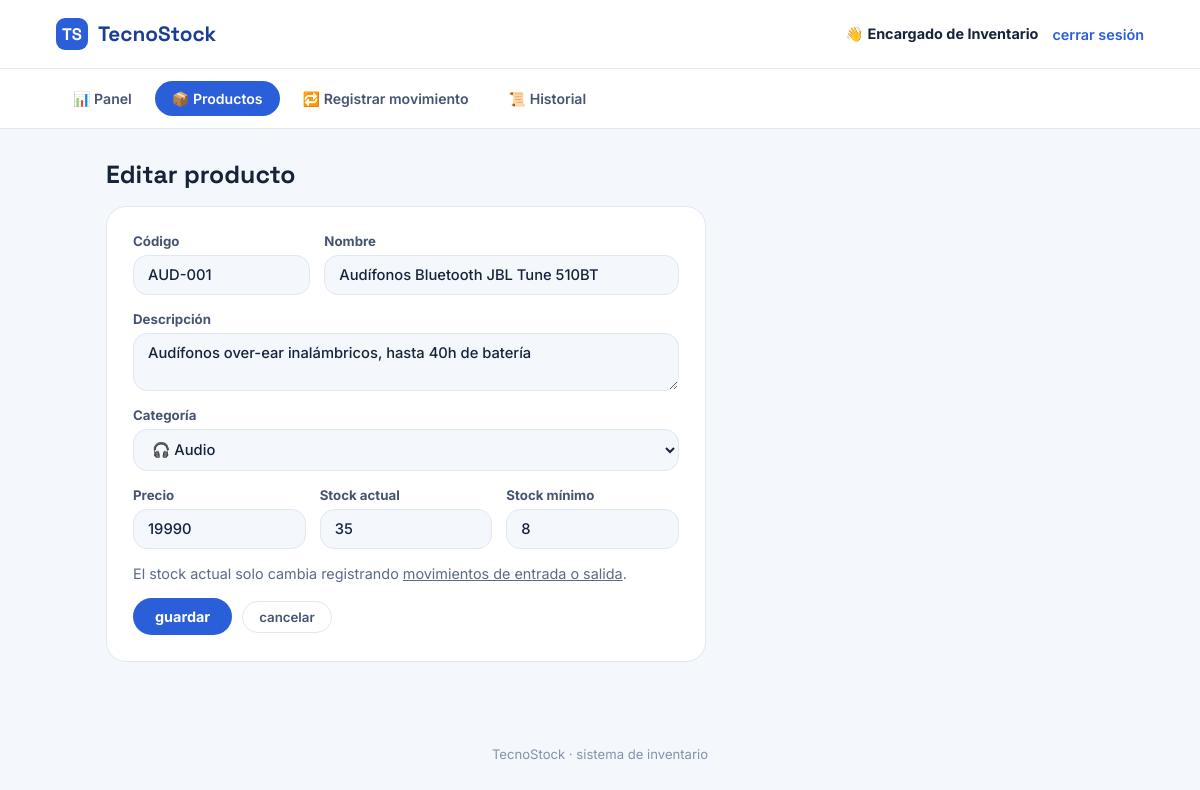
The page /producto_form.php?id=1 (signed in) on the database its author committed.
### tables this page shows
CREATE TABLE productos (
    id_producto     INT AUTO_INCREMENT PRIMARY KEY,
    codigo          VARCHAR(20) NOT NULL UNIQUE,       
    nombre          VARCHAR(120) NOT NULL,
    descripcion     VARCHAR(255),
    precio          DECIMAL(10,0) NOT NULL CHECK (precio >= 0),
    stock_actual    INT NOT NULL DEFAULT 0 CHECK (stock_actual >= 0),
    stock_minimo    INT NOT NULL DEFAULT 0 CHECK (stock_minimo >= 0),
    estado          ENUM('activo','inactivo') NOT NULL DEFAULT 'activo',
    id_categoria    INT NOT NULL,
    FOREIGN KEY (id_categoria) REFERENCES categorias(id_categoria)
);

CREATE TABLE categorias (
    id_categoria  INT AUTO_INCREMENT PRIMARY KEY,
    nombre        VARCHAR(60) NOT NULL,
    descripcion   VARCHAR(150),
    estado        ENUM('activo','inactivo') NOT NULL DEFAULT 'activo'
);

### helpers.php (called while the page is built, shortened)
<?php
function iconoCategoria(string $nombre): string {
    $n = mb_strtolower($nombre);
    if (str_contains($n, 'audio'))          return '🎧';
    if (str_contains($n, 'carga'))          return '🔌';
    if (str_contains($n, 'almacen'))        return '💾';
    if (str_contains($n, 'perif'))          return '🖱️';
    if (str_contains($n, 'funda') || str_contains($n, 'protec')) return '🛡️';
    return '📦';
}

### producto_form.php (the view, shortened to what this page needs)
<?php
require_once 'config.php';
require_once 'helpers.php';
$id = isset($_GET['id']) ? (int) $_GET['id'] : 0;
$esEdicion = $id > 0;
$categorias = $pdo->query('SELECT * FROM categorias WHERE estado = "activo" ORDER BY nombre')->fetchAll();
$producto = [
    'codigo' => '', 'nombre' => '', 'descripcion' => '', 'id_categoria' => $categorias[0]['id_categoria'] ?? 0,
    'precio' => '', 'stock_actual' => 0, 'stock_minimo' => 0,
];
if ($esEdicion) {
    $stmt = $pdo->prepare('SELECT * FROM productos WHERE id_producto = :id');
    $stmt->execute(['id' => $id]);
    $enc = $stmt->fetch();
    $producto = $enc;
}
?>
<!DOCTYPE html>
<html lang="es">
<head>
<link rel="stylesheet" href="assets/style.css">
</head>
<body>
<?php include 'partials/header.php'; ?>
<?php include 'partials/nav.php'; ?>
<div class="wrap">
  <h1><?= $esEdicion ? 'Editar producto' : 'Nuevo producto' ?></h1>
  <form class="form" method="post">
    <div class="form-row">
      <label>
        Código
        <input type="text" name="codigo" value="<?= htmlspecialchars($producto['codigo']) ?>" required>
      </label>
      <label style="flex:2">
        Nombre
        <input type="text" name="nombre" value="<?= htmlspecialchars($producto['nombre']) ?>" required>
      </label>
    </div>
    <label>
      Descripción
      <textarea name="descripcion" rows="2"><?= htmlspecialchars($producto['descripcion']) ?></textarea>
    </label>
    <label>
      Categoría
      <select name="id_categoria" required>
        <?php foreach ($categorias as $c): ?>
          <option value="<?= $c['id_categoria'] ?>" <?= $c['id_categoria'] == $producto['id_categoria'] ? 'selected' : '' ?>>
            <?= iconoCategoria($c['nombre']) ?> <?= htmlspecialchars($c['nombre']) ?>
          </option>
        <?php endforeach; ?>
      </select>
    </label>
    <div class="form-row">
      <label>
        Precio
        <input type="number" step="1" min="0" name="precio" value="<?= htmlspecialchars((string)$producto['precio']) ?>" required>
      </label>
      <?php if ($esEdicion): ?>
        <label>
          Stock actual
          <input type="number" value="<?= (int)$producto['stock_actual'] ?>" disabled>
        </label>
      <?php endif; ?>
      <label>
        Stock mínimo
        <input type="number" step="1" min="0" name="stock_minimo" value="<?= htmlspecialchars((string)$producto['stock_minimo']) ?>" required>
      </label>
    </div>
    <?php if ($esEdicion): ?>
      <p class="subtitle" style="margin:0;">El stock actual solo cambia registrando <a href="movimiento_nuevo.php?producto=<?= $id ?>">movimientos de entrada o salida</a>.</p>
    <?php endif; ?>
    <div class="form-actions">
      <button type="submit" class="btn">guardar</button>
      <a class="btn-ghost" href="productos.php">cancelar</a>
    </div>
  </form>
</div>
<footer class="foot">
  <span>TecnoStock · sistema de inventario</span>
</footer>
</body>
</html>

### assets/style.css (style rules this page uses)
:root { --bg: #F4F7FB; --surface: #FFFFFF; --ink: #16233A; --blue: #2A5FD9; --blue-deep: #1B3E93; --teal: #17B6A7; --amber: #F4A93B; --red: #E5484D; --line: #E1E8F2; --radius-lg: 20px; --radius-md: 14px; --radius-sm: 999px; }
* { box-sizing:border-box; }
body { margin:0; background:var(--bg); color:var(--ink); font-family:'Inter', sans-serif; }
h1,h2,h3,.logo { font-family:'Space Grotesk', sans-serif; }
a { color:inherit; }
.wrap { max-width:1100px; margin:0 auto; padding:24px clamp(20px, 6vw, 56px) 60px; }
.wrap h1 { color:var(--ink); font-size:1.55rem; margin:6px 0 4px; }
.subtitle { color:#5B6B85; margin:0 0 18px; font-size:.9rem; }
.btn { display:inline-block; background:var(--blue); color:#fff; padding:10px 22px; border:none; border-radius:var(--radius-sm); font-family:inherit; font-weight:700; font-size:.9rem; text-decoration:none; cursor:pointer; }
.btn-ghost { display:inline-block; background:transparent; border:1px solid var(--line); color:#465372; padding:7px 16px; border-radius:var(--radius-sm); font-family:inherit; font-weight:600; font-size:.83rem; text-decoration:none; cursor:pointer; }
.form { background:var(--surface); border:1px solid var(--line); border-radius:var(--radius-lg); padding:26px; margin-top:16px; display:flex; flex-direction:column; gap:16px; max-width:600px; }
.form label { display:flex; flex-direction:column; gap:6px; font-size:.83rem; font-weight:700; color:#465372; flex:1; }
.form input, .form select, .form textarea { font-family:inherit; font-size:.92rem; padding:10px 14px; border-radius:var(--radius-md); border:1px solid var(--line); background:var(--bg); color:var(--ink); font-weight:500; }
.form-row { display:flex; gap:14px; flex-wrap:wrap; }
.form-row > label { min-width:150px; }
.form-actions { display:flex; gap:10px; align-items:center; }
.foot { text-align:center; padding:24px 20px 40px; color:#8493AC; font-size:.82rem; }

### rows shown on the page
productos: codigo "AUD-001", nombre "Audífonos Bluetooth JBL Tune 510BT", descripcion "Audífonos over-ear inalámbricos, hasta 40h de batería", id_categoria "🎧 Audio", precio "19990", stock_actual "35", stock_minimo "8"

### other values the page prints
$u['nombre'] "Encargado de Inventario"
